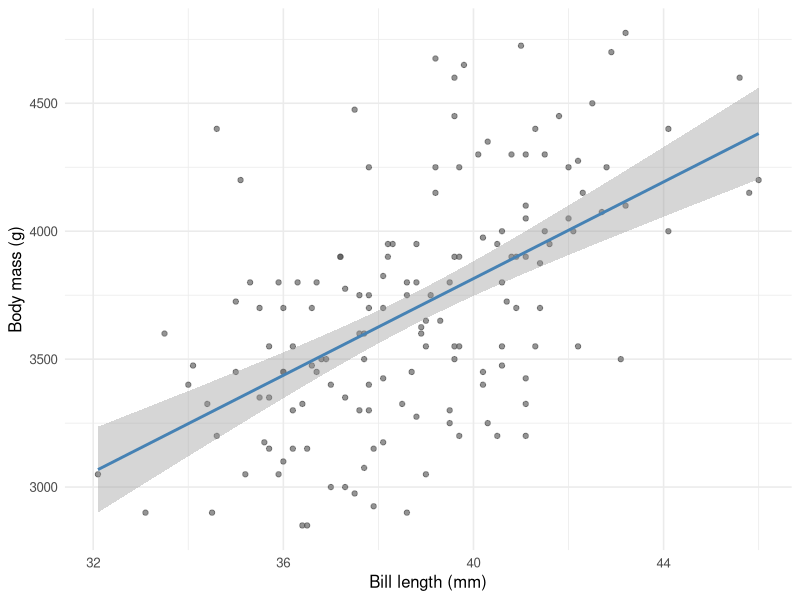
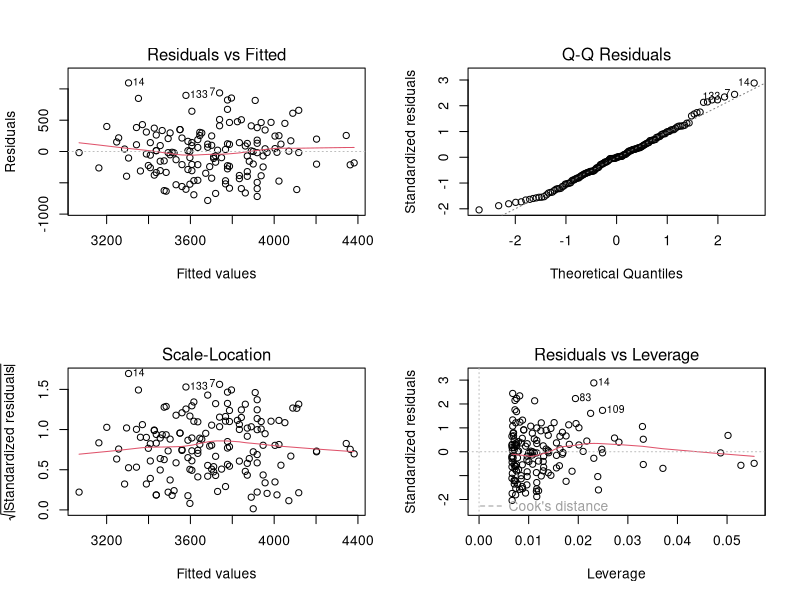

Reproduce these figures in R, in order.
## ---- chunk 1
#| label: setup
library(tidyverse)
library(broom)
library(palmerpenguins)
set.seed(42)
theme_set(theme_minimal(base_size = 12))
## ---- chunk 2
ad <- penguins |>
  filter(species == "Adelie") |>
  drop_na(bill_length_mm, body_mass_g)

ggplot(ad, aes(bill_length_mm, body_mass_g)) +
  geom_point(alpha = 0.6, colour = "grey30") +
  geom_smooth(method = "lm", se = TRUE, colour = "steelblue") +
  labs(x = "Bill length (mm)", y = "Body mass (g)")
## ---- chunk 3
fit <- lm(body_mass_g ~ bill_length_mm, data = ad)
par(mfrow = c(2, 2))
plot(fit)
par(mfrow = c(1, 1))
## ---- chunk 4
tidy(fit, conf.int = TRUE)
glance(fit) |> select(r.squared, adj.r.squared, sigma, p.value)
## ---- chunk 5
slope <- coef(fit)[2]
ci <- confint(fit)[2, ]
## ---- chunk 6
sessionInfo()
